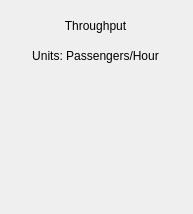
<?xml version="1.0" encoding="UTF-8"?>
<ui version="4.0">
 <class>throughput</class>
 <widget class="QDialog" name="throughput">
  <property name="geometry">
   <rect>
    <x>0</x>
    <y>0</y>
    <width>193</width>
    <height>214</height>
   </rect>
  </property>
  <property name="windowTitle">
   <string>Dialog</string>
  </property>
  <widget class="QLabel" name="lblThroughputTitle">
   <property name="geometry">
    <rect>
     <x>0</x>
     <y>10</y>
     <width>191</width>
     <height>31</height>
    </rect>
   </property>
   <property name="sizePolicy">
    <sizepolicy hsizetype="Preferred" vsizetype="Ignored">
     <horstretch>0</horstretch>
     <verstretch>0</verstretch>
    </sizepolicy>
   </property>
   <property name="text">
    <string>Throughput</string>
   </property>
   <property name="alignment">
    <set>Qt::AlignCenter</set>
   </property>
  </widget>
  <widget class="QLabel" name="lblThroughputTitle_2">
   <property name="geometry">
    <rect>
     <x>0</x>
     <y>40</y>
     <width>191</width>
     <height>31</height>
    </rect>
   </property>
   <property name="sizePolicy">
    <sizepolicy hsizetype="Preferred" vsizetype="Ignored">
     <horstretch>0</horstretch>
     <verstretch>0</verstretch>
    </sizepolicy>
   </property>
   <property name="text">
    <string>Units: Passengers/Hour</string>
   </property>
   <property name="alignment">
    <set>Qt::AlignCenter</set>
   </property>
  </widget>
  <widget class="QLabel" name="lblThroughput">
   <property name="geometry">
    <rect>
     <x>0</x>
     <y>70</y>
     <width>191</width>
     <height>131</height>
    </rect>
   </property>
   <property name="sizePolicy">
    <sizepolicy hsizetype="Preferred" vsizetype="Ignored">
     <horstretch>0</horstretch>
     <verstretch>0</verstretch>
    </sizepolicy>
   </property>
   <property name="text">
    <string/>
   </property>
   <property name="alignment">
    <set>Qt::AlignCenter</set>
   </property>
  </widget>
 </widget>
 <resources/>
 <connections/>
</ui>
